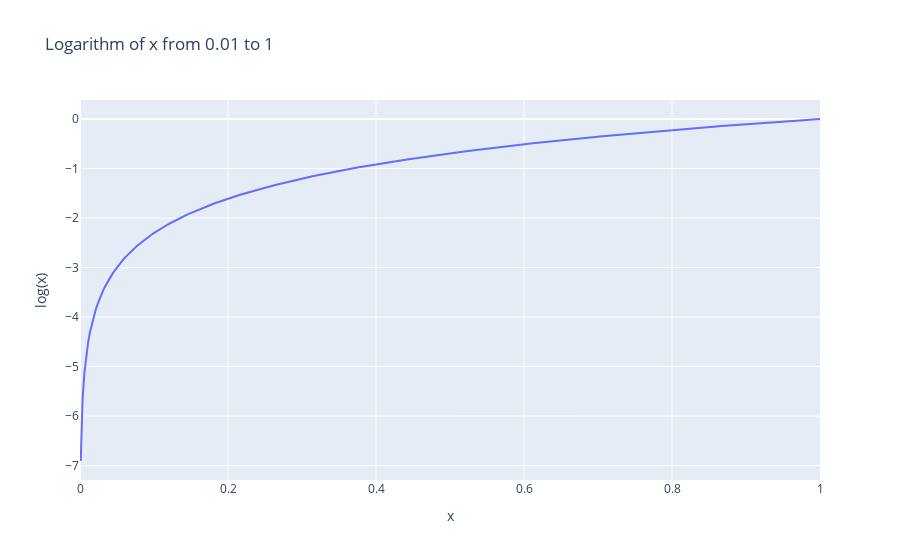

Notebook cell for this chart:
### Markdown cell above
# Log Probabilities and Likelihoods

Log probabilities and likelihoods come up a lot in machine learning, and I'm constantly
referring back to their definitions. So I thought I'd write a quick note on them.

First lets just plot a log function from 0 to 1.

### Code cell
import plotly.express as px
import numpy as np


def plot_logarithm() -> None:
    # Generating values from 0.01 to 1 (avoiding zero to prevent -inf in log calculation)
    x_values = np.linspace(0.001, 1, 400)
    log_values = np.log(x_values)

    # Creating the plot
    fig = px.line(
        x=x_values,
        y=log_values,
        labels={"x": "x", "y": "log(x)"},
        title="Logarithm of x from 0.01 to 1",
    )
    fig.update_xaxes(range=[0, 1])
    fig.show()


if __name__ == "__main__":
    plot_logarithm()

### Figure 1 — Plotly figure (JSON) as saved in the notebook; plotly's stock layout.template omitted (floating-point values rounded to 4 significant figures; data arrays with more than 128 entries replaced by an {"elided": "..."} marker saying what was removed)
{"data": [{"hovertemplate": "x=%{x}<br>log(x)=%{y}<extra></extra>", "legendgroup": "", "line": {"color": "#636efa", "dash": "solid"}, "marker": {"symbol": "circle"}, "mode": "lines", "name": "", "orientation": "v", "showlegend": false, "type": "scatter", "x": {"elided": "400 float values"}, "xaxis": "x", "y": {"elided": "400 float values"}, "yaxis": "y"}], "layout": {"legend": {"tracegroupgap": 0}, "title": {"text": "Logarithm of x from 0.01 to 1"}, "xaxis": {"anchor": "y", "domain": [0, 1], "range": [0, 1], "title": {"text": "x"}}, "yaxis": {"anchor": "x", "domain": [0, 1], "title": {"text": "log(x)"}}}}
